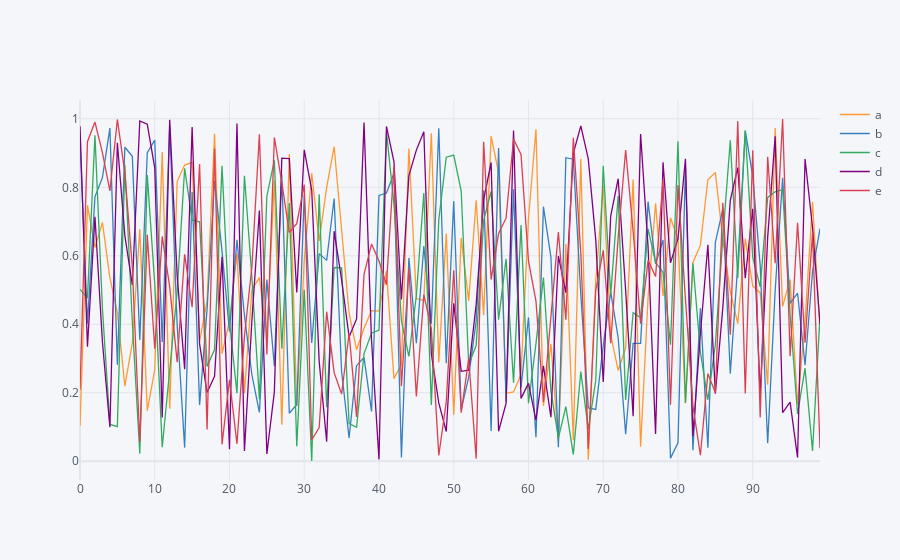

The notebook cell this image was saved under:
### Code cell
df.iplot(kind = 'scatter' )
